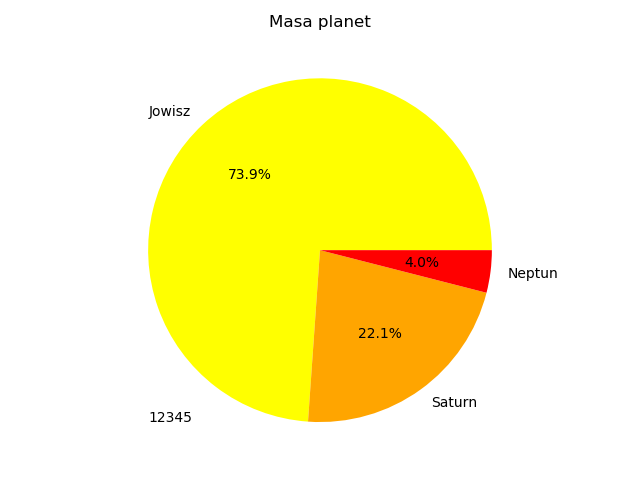

Write Python code to recreate this figure.
import matplotlib.pyplot as plt
import pandas as pd

dane = pd.read_csv("planety.csv", index_col=0)
dane = dane[dane["Masa"] > 1000000]
plt.pie(dane["Masa"], labels=dane.index, autopct='%1.1f%%', colors=["yellow", "orange", "red"])
plt.title("Masa planet")
plt.text(-1, -1, "12345")
plt.savefig("wykres4.pdf")
plt.show()
